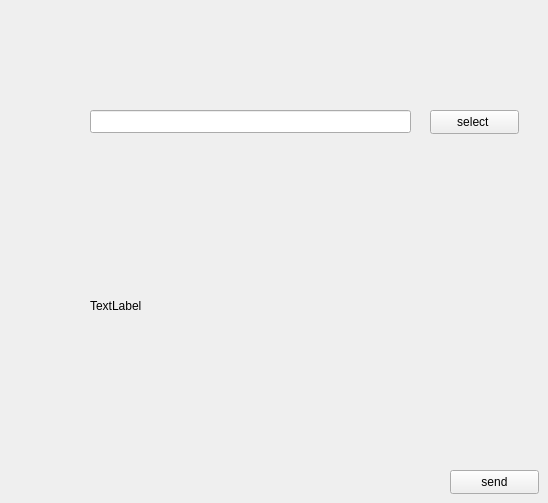
            <widget class="QWidget" name="page_8">
             <widget class="QPushButton" name="selectPathBt">
              <property name="geometry">
               <rect>
                <x>430</x>
                <y>110</y>
                <width>89</width>
                <height>24</height>
               </rect>
              </property>
              <property name="text">
               <string>select </string>
              </property>
             </widget>
             <widget class="QLineEdit" name="FilePathlineEdit">
              <property name="geometry">
               <rect>
                <x>90</x>
                <y>110</y>
                <width>321</width>
                <height>23</height>
               </rect>
              </property>
             </widget>
             <widget class="QLabel" name="bmpLabel">
              <property name="geometry">
               <rect>
                <x>90</x>
                <y>160</y>
                <width>421</width>
                <height>291</height>
               </rect>
              </property>
              <property name="text">
               <string>TextLabel</string>
              </property>
             </widget>
             <widget class="QPushButton" name="sendFileBt">
              <property name="geometry">
               <rect>
                <x>450</x>
                <y>470</y>
                <width>89</width>
                <height>24</height>
               </rect>
              </property>
              <property name="text">
               <string>send</string>
              </property>
             </widget>
            </widget>
